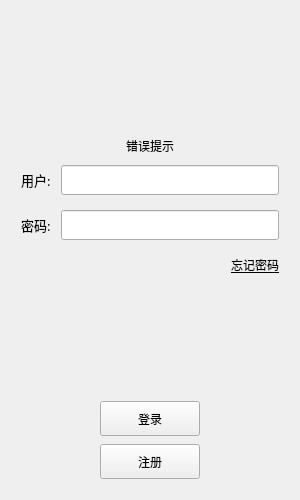
<?xml version="1.0" encoding="UTF-8"?>
<ui version="4.0">
 <class>LoginDialog</class>
 <widget class="QDialog" name="LoginDialog">
  <property name="geometry">
   <rect>
    <x>0</x>
    <y>0</y>
    <width>300</width>
    <height>500</height>
   </rect>
  </property>
  <property name="minimumSize">
   <size>
    <width>300</width>
    <height>500</height>
   </size>
  </property>
  <property name="maximumSize">
   <size>
    <width>300</width>
    <height>500</height>
   </size>
  </property>
  <property name="windowTitle">
   <string>Dialog</string>
  </property>
  <property name="styleSheet">
   <string notr="true">/*根据不同的状态切换文本颜色*/
#err_tip[state='normal'] {
    color: green;
}
#err_tip[state='err'] {
    color: red;
}</string>
  </property>
  <layout class="QVBoxLayout" name="verticalLayout_3">
   <item>
    <layout class="QVBoxLayout" name="verticalLayout_2">
     <property name="spacing">
      <number>5</number>
     </property>
     <property name="leftMargin">
      <number>5</number>
     </property>
     <property name="topMargin">
      <number>5</number>
     </property>
     <property name="rightMargin">
      <number>5</number>
     </property>
     <property name="bottomMargin">
      <number>5</number>
     </property>
     <item>
      <widget class="QWidget" name="widget" native="true">
       <layout class="QVBoxLayout" name="verticalLayout_4">
        <item>
         <widget class="QLabel" name="label">
          <property name="text">
           <string/>
          </property>
          <property name="pixmap">
           <pixmap resource="../rc.qrc">:/img/LoginImage.png</pixmap>
          </property>
          <property name="scaledContents">
           <bool>false</bool>
          </property>
          <property name="alignment">
           <set>Qt::AlignCenter</set>
          </property>
          <property name="wordWrap">
           <bool>false</bool>
          </property>
         </widget>
        </item>
        <item>
         <spacer name="verticalSpacer">
          <property name="orientation">
           <enum>Qt::Vertical</enum>
          </property>
          <property name="sizeHint" stdset="0">
           <size>
            <width>20</width>
            <height>40</height>
           </size>
          </property>
         </spacer>
        </item>
       </layout>
      </widget>
     </item>
     <item>
      <widget class="QLabel" name="err_tip">
       <property name="styleSheet">
        <string notr="true">font: 10pt &quot;黑体&quot;;</string>
       </property>
       <property name="text">
        <string>错误提示</string>
       </property>
       <property name="alignment">
        <set>Qt::AlignCenter</set>
       </property>
      </widget>
     </item>
     <item>
      <layout class="QHBoxLayout" name="horizontalLayout_2">
       <property name="spacing">
        <number>10</number>
       </property>
       <property name="leftMargin">
        <number>5</number>
       </property>
       <property name="topMargin">
        <number>5</number>
       </property>
       <property name="rightMargin">
        <number>5</number>
       </property>
       <property name="bottomMargin">
        <number>5</number>
       </property>
       <item>
        <widget class="QLabel" name="account_label">
         <property name="minimumSize">
          <size>
           <width>0</width>
           <height>30</height>
          </size>
         </property>
         <property name="maximumSize">
          <size>
           <width>16777215</width>
           <height>30</height>
          </size>
         </property>
         <property name="font">
          <font>
           <family>Microsoft YaHei</family>
           <pointsize>10</pointsize>
           <bold>false</bold>
          </font>
         </property>
         <property name="text">
          <string>用户:</string>
         </property>
        </widget>
       </item>
       <item>
        <widget class="QLineEdit" name="account_edit">
         <property name="minimumSize">
          <size>
           <width>0</width>
           <height>30</height>
          </size>
         </property>
         <property name="maximumSize">
          <size>
           <width>16777215</width>
           <height>30</height>
          </size>
         </property>
         <property name="font">
          <font>
           <family>Microsoft YaHei</family>
           <pointsize>11</pointsize>
          </font>
         </property>
        </widget>
       </item>
      </layout>
     </item>
     <item>
      <layout class="QHBoxLayout" name="horizontalLayout_3">
       <property name="spacing">
        <number>10</number>
       </property>
       <property name="leftMargin">
        <number>5</number>
       </property>
       <property name="topMargin">
        <number>5</number>
       </property>
       <property name="rightMargin">
        <number>5</number>
       </property>
       <property name="bottomMargin">
        <number>5</number>
       </property>
       <item>
        <widget class="QLabel" name="pass_label">
         <property name="minimumSize">
          <size>
           <width>0</width>
           <height>30</height>
          </size>
         </property>
         <property name="maximumSize">
          <size>
           <width>16777215</width>
           <height>30</height>
          </size>
         </property>
         <property name="font">
          <font>
           <family>Microsoft YaHei</family>
           <pointsize>10</pointsize>
          </font>
         </property>
         <property name="text">
          <string>密码:</string>
         </property>
        </widget>
       </item>
       <item>
        <widget class="QLineEdit" name="pass_edit">
         <property name="minimumSize">
          <size>
           <width>0</width>
           <height>30</height>
          </size>
         </property>
         <property name="maximumSize">
          <size>
           <width>16777215</width>
           <height>30</height>
          </size>
         </property>
         <property name="font">
          <font>
           <pointsize>7</pointsize>
          </font>
         </property>
        </widget>
       </item>
      </layout>
     </item>
     <item>
      <layout class="QHBoxLayout" name="horizontalLayout_4">
       <property name="leftMargin">
        <number>5</number>
       </property>
       <property name="topMargin">
        <number>5</number>
       </property>
       <property name="rightMargin">
        <number>5</number>
       </property>
       <property name="bottomMargin">
        <number>5</number>
       </property>
       <item>
        <spacer name="horizontalSpacer">
         <property name="orientation">
          <enum>Qt::Horizontal</enum>
         </property>
         <property name="sizeHint" stdset="0">
          <size>
           <width>40</width>
           <height>20</height>
          </size>
         </property>
        </spacer>
       </item>
       <item>
        <widget class="QPushButton" name="btn_forget">
         <property name="font">
          <font>
           <family>Microsoft YaHei</family>
           <pointsize>9</pointsize>
           <underline>true</underline>
          </font>
         </property>
         <property name="cursor">
          <cursorShape>PointingHandCursor</cursorShape>
         </property>
         <property name="styleSheet">
          <string notr="true">border:none;</string>
         </property>
         <property name="text">
          <string>忘记密码</string>
         </property>
        </widget>
       </item>
      </layout>
     </item>
     <item>
      <spacer name="verticalSpacer_2">
       <property name="orientation">
        <enum>Qt::Vertical</enum>
       </property>
       <property name="sizeHint" stdset="0">
        <size>
         <width>20</width>
         <height>40</height>
        </size>
       </property>
      </spacer>
     </item>
     <item>
      <layout class="QHBoxLayout" name="horizontalLayout_5">
       <item>
        <spacer name="horizontalSpacer_2">
         <property name="orientation">
          <enum>Qt::Horizontal</enum>
         </property>
         <property name="sizeHint" stdset="0">
          <size>
           <width>40</width>
           <height>20</height>
          </size>
         </property>
        </spacer>
       </item>
       <item>
        <widget class="QPushButton" name="login_btn">
         <property name="minimumSize">
          <size>
           <width>100</width>
           <height>35</height>
          </size>
         </property>
         <property name="text">
          <string>登录</string>
         </property>
        </widget>
       </item>
       <item>
        <spacer name="horizontalSpacer_3">
         <property name="orientation">
          <enum>Qt::Horizontal</enum>
         </property>
         <property name="sizeHint" stdset="0">
          <size>
           <width>40</width>
           <height>20</height>
          </size>
         </property>
        </spacer>
       </item>
      </layout>
     </item>
     <item>
      <spacer name="verticalSpacer_4">
       <property name="orientation">
        <enum>Qt::Vertical</enum>
       </property>
       <property name="sizeType">
        <enum>QSizePolicy::Fixed</enum>
       </property>
       <property name="sizeHint" stdset="0">
        <size>
         <width>20</width>
         <height>3</height>
        </size>
       </property>
      </spacer>
     </item>
     <item>
      <layout class="QHBoxLayout" name="horizontalLayout_6">
       <item>
        <spacer name="horizontalSpacer_4">
         <property name="orientation">
          <enum>Qt::Horizontal</enum>
         </property>
         <property name="sizeHint" stdset="0">
          <size>
           <width>40</width>
           <height>20</height>
          </size>
         </property>
        </spacer>
       </item>
       <item>
        <widget class="QPushButton" name="reg_btn">
         <property name="minimumSize">
          <size>
           <width>100</width>
           <height>35</height>
          </size>
         </property>
         <property name="text">
          <string>注册</string>
         </property>
        </widget>
       </item>
       <item>
        <spacer name="horizontalSpacer_5">
         <property name="orientation">
          <enum>Qt::Horizontal</enum>
         </property>
         <property name="sizeHint" stdset="0">
          <size>
           <width>40</width>
           <height>20</height>
          </size>
         </property>
        </spacer>
       </item>
      </layout>
     </item>
     <item>
      <spacer name="verticalSpacer_3">
       <property name="orientation">
        <enum>Qt::Vertical</enum>
       </property>
       <property name="sizeType">
        <enum>QSizePolicy::Fixed</enum>
       </property>
       <property name="sizeHint" stdset="0">
        <size>
         <width>10</width>
         <height>5</height>
        </size>
       </property>
      </spacer>
     </item>
    </layout>
   </item>
  </layout>
 </widget>
 <resources>
  <include location="../rc.qrc"/>
 </resources>
 <connections/>
</ui>
